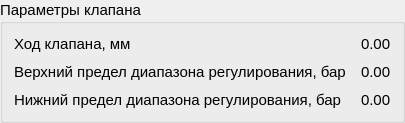
             <widget class="QGroupBox" name="groupBox_valveParameters">
              <property name="sizePolicy">
               <sizepolicy hsizetype="Preferred" vsizetype="Preferred">
                <horstretch>0</horstretch>
                <verstretch>0</verstretch>
               </sizepolicy>
              </property>
              <property name="font">
               <font>
                <family>Segoe UI</family>
                <pointsize>11</pointsize>
                <stylestrategy>PreferDefault</stylestrategy>
               </font>
              </property>
              <property name="title">
               <string>Параметры клапана</string>
              </property>
              <layout class="QFormLayout" name="formLayout_5">
               <property name="horizontalSpacing">
                <number>15</number>
               </property>
               <property name="verticalSpacing">
                <number>10</number>
               </property>
               <item row="0" column="0">
                <widget class="QLabel" name="label_valveStroke">
                 <property name="sizePolicy">
                  <sizepolicy hsizetype="Maximum" vsizetype="Maximum">
                   <horstretch>0</horstretch>
                   <verstretch>0</verstretch>
                  </sizepolicy>
                 </property>
                 <property name="minimumSize">
                  <size>
                   <width>0</width>
                   <height>0</height>
                  </size>
                 </property>
                 <property name="text">
                  <string>Ход клапана, мм</string>
                 </property>
                </widget>
               </item>
               <item row="0" column="1">
                <widget class="QLabel" name="label_valveStroke_range">
                 <property name="sizePolicy">
                  <sizepolicy hsizetype="Maximum" vsizetype="Preferred">
                   <horstretch>0</horstretch>
                   <verstretch>0</verstretch>
                  </sizepolicy>
                 </property>
                 <property name="text">
                  <string>0.00</string>
                 </property>
                </widget>
               </item>
               <item row="1" column="0">
                <widget class="QLabel" name="label_highLimit">
                 <property name="minimumSize">
                  <size>
                   <width>307</width>
                   <height>0</height>
                  </size>
                 </property>
                 <property name="text">
                  <string>Верхний предел диапазона регулирования, бар</string>
                 </property>
                </widget>
               </item>
               <item row="1" column="1">
                <widget class="QLabel" name="label_highLimitValue">
                 <property name="text">
                  <string>0.00</string>
                 </property>
                </widget>
               </item>
               <item row="2" column="0">
                <widget class="QLabel" name="label_lowLimit">
                 <property name="minimumSize">
                  <size>
                   <width>307</width>
                   <height>0</height>
                  </size>
                 </property>
                 <property name="text">
                  <string>Нижний предел диапазона регулирования, бар</string>
                 </property>
                </widget>
               </item>
               <item row="2" column="1">
                <widget class="QLabel" name="label_lowLimitValue">
                 <property name="text">
                  <string>0.00</string>
                 </property>
                </widget>
               </item>
              </layout>
             </widget>
